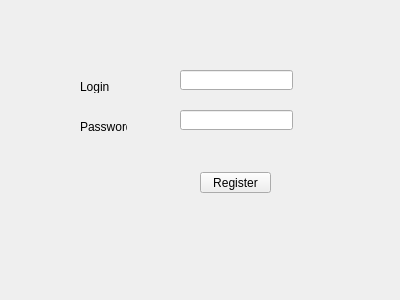
<?xml version="1.0" encoding="UTF-8"?>
<ui version="4.0">
 <class>newlogin</class>
 <widget class="QWidget" name="newlogin">
  <property name="geometry">
   <rect>
    <x>0</x>
    <y>0</y>
    <width>400</width>
    <height>300</height>
   </rect>
  </property>
  <property name="windowTitle">
   <string>Form</string>
  </property>
  <widget class="QLabel" name="label">
   <property name="geometry">
    <rect>
     <x>80</x>
     <y>80</y>
     <width>47</width>
     <height>13</height>
    </rect>
   </property>
   <property name="text">
    <string>Login</string>
   </property>
  </widget>
  <widget class="QLineEdit" name="lineEdit">
   <property name="geometry">
    <rect>
     <x>180</x>
     <y>70</y>
     <width>113</width>
     <height>20</height>
    </rect>
   </property>
  </widget>
  <widget class="QPushButton" name="pushButton">
   <property name="geometry">
    <rect>
     <x>200</x>
     <y>172</y>
     <width>71</width>
     <height>21</height>
    </rect>
   </property>
   <property name="text">
    <string>Register</string>
   </property>
  </widget>
  <widget class="QLineEdit" name="lineEdit_2">
   <property name="geometry">
    <rect>
     <x>180</x>
     <y>110</y>
     <width>113</width>
     <height>20</height>
    </rect>
   </property>
   <property name="echoMode">
    <enum>QLineEdit::Password</enum>
   </property>
  </widget>
  <widget class="QLabel" name="label_3">
   <property name="geometry">
    <rect>
     <x>80</x>
     <y>220</y>
     <width>281</width>
     <height>61</height>
    </rect>
   </property>
   <property name="font">
    <font>
     <pointsize>11</pointsize>
     <weight>75</weight>
     <bold>true</bold>
     <underline>true</underline>
    </font>
   </property>
   <property name="text">
    <string/>
   </property>
  </widget>
  <widget class="QLabel" name="label_2">
   <property name="geometry">
    <rect>
     <x>80</x>
     <y>120</y>
     <width>47</width>
     <height>13</height>
    </rect>
   </property>
   <property name="text">
    <string>Password</string>
   </property>
  </widget>
 </widget>
 <resources/>
 <connections/>
</ui>
